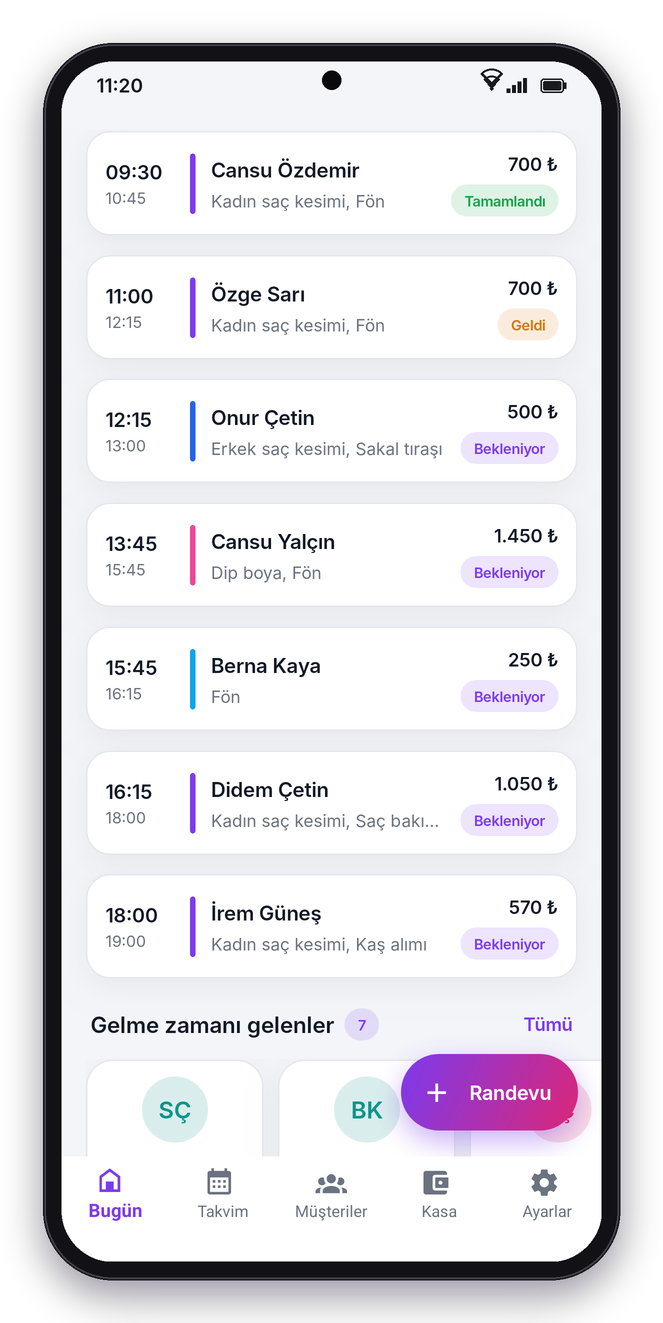
#> input picture docs/screens/02-bugun-program.png, 663 x 1323 px, given as the content of the folder screens/02-bugun-program.png, which was not available
$ python frame.py screens/02-bugun-program.png screens/04-yeni-randevu.png
#> lines starting #> are read from the running program, lines starting #| are printed output that depends on the picture; after the words box and inside, x2 and y2 are one past the last pixel; in counts of white or black regions, pixels touching at a corner belong together
#> further down, im is the input picture: PIL image 663x1323 RGBA; mean R, G, B, A 179.3, 177.5, 183.6, 210.2
"""Kullanım: python docs/frame.py <ham-klasör> docs/screens
Ham ekran görüntülerini telefon çerçevesine koyar ve bir vitrin (hero) görseli üretir."""
import sys, os
from PIL import Image, ImageDraw, ImageFilter

raw, out = sys.argv[1], sys.argv[2]
os.makedirs(out, exist_ok=True)

from PIL import ImageFont
FONT = ImageFont.truetype(os.path.join(os.path.dirname(os.path.abspath(__file__)), "..", "src", "Kuafor.App", "Resources", "Fonts", "Inter-SemiBold.otf"), 38)

def statusbar(img):
    """Ekran görüntüsünün üst boşluğuna sade bir Android durum çubuğu çizer (11:20, sinyal, wifi, pil)."""
    img = img.convert("RGB")
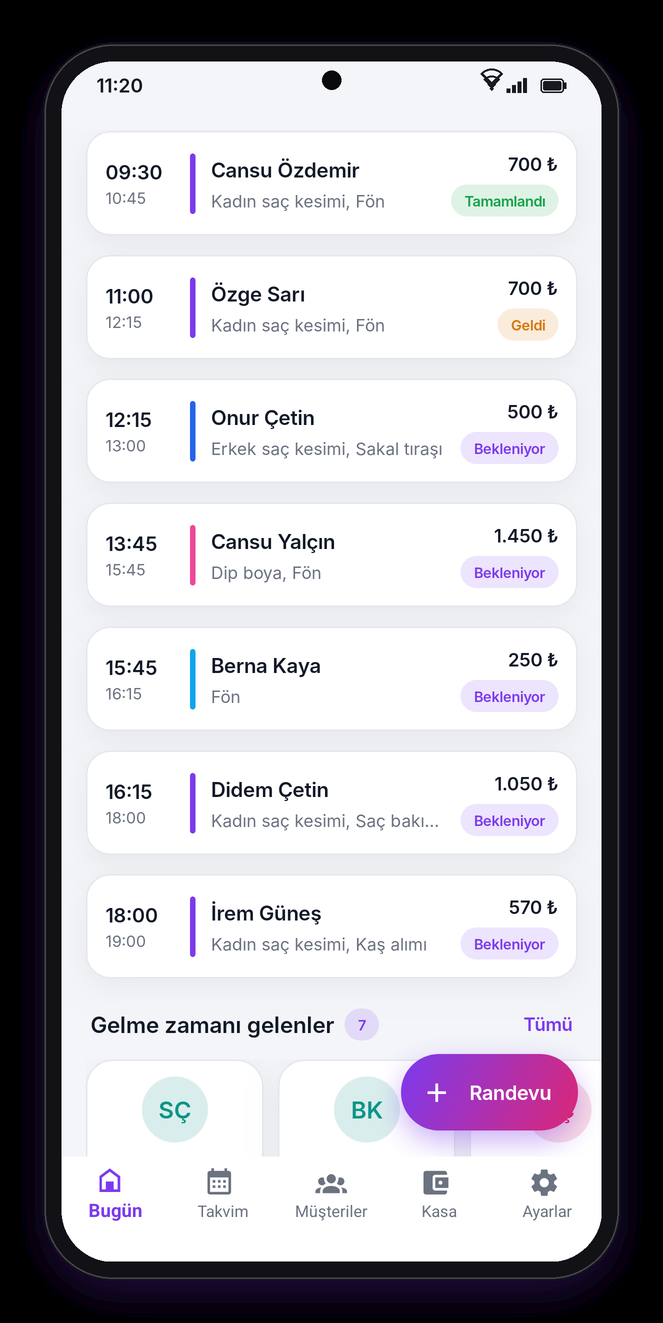
#> img: PIL image 663x1323 RGB; mean R, G, B 179.3, 177.5, 183.6
    w, _ = img.size
#> w = 663
    bg = img.getpixel((w // 2, 20))
#> bg = (0, 0, 0)
    dark = sum(bg) / 3 < 128
#> dark = True
    fg = (235, 236, 240) if dark else (25, 25, 32)
#> fg = (235, 236, 240)
    d = ImageDraw.Draw(img)
    cy = 48
    d.text((70, cy), "11:20", font=FONT, fill=fg, anchor="lm")
    x = w - 70
#> x = 593
    # pil
    d.rounded_rectangle([x - 52, cy - 14, x - 6, cy + 14], 6, outline=fg, width=3)
    d.rectangle([x - 6, cy - 6, x - 1, cy + 6], fill=fg)
    d.rounded_rectangle([x - 47, cy - 9, x - 11, cy + 9], 3, fill=fg)
    x -= 80
#> x = 513
    # sinyal
    for i in range(4):
        hh = 8 + i * 7
        d.rectangle([x - 40 + i * 11, cy + 14 - hh, x - 33 + i * 11, cy + 14], fill=fg)
    x -= 70
#> x = 443
    # wifi (yay dilimleri)
    for i, r in enumerate([30, 21, 12]):
        d.pieslice([x - r, cy + 14 - r * 1.6, x + r, cy + 14 + r * 0.4], 225, 315, fill=fg if i == 2 else None, outline=fg, width=4)
    d.pieslice([x - 6, cy + 4, x + 6, cy + 16], 225, 315, fill=fg)
    return img

def phone(img, scale=1.0):
    img = statusbar(img)
    w, h = img.size
#> w = 663; h = 1323
    bez = int(w * 0.035)
#> bez = 23
    r_out = int(w * 0.13); r_in = r_out - bez
#> after `r_out = int(w * 0.13)`: r_out = 86
#> after `r_in = r_out - bez`: r_in = 63
    W, H = w + bez * 2, h + bez * 2
#> W = 709; H = 1369
    pad = int(w * 0.08)
#> pad = 53
    canvas = Image.new("RGBA", (W + pad * 2, H + pad * 2), (0, 0, 0, 0))
#> canvas: PIL image 815x1475 RGBA; every value is 0
    # gölge
    sh = Image.new("RGBA", canvas.size, (0, 0, 0, 0))
    d = ImageDraw.Draw(sh)
    d.rounded_rectangle([pad, pad + int(pad * 0.35), pad + W, pad + H + int(pad * 0.35)], r_out, fill=(30, 10, 60, 110))
    sh = sh.filter(ImageFilter.GaussianBlur(pad * 0.45))
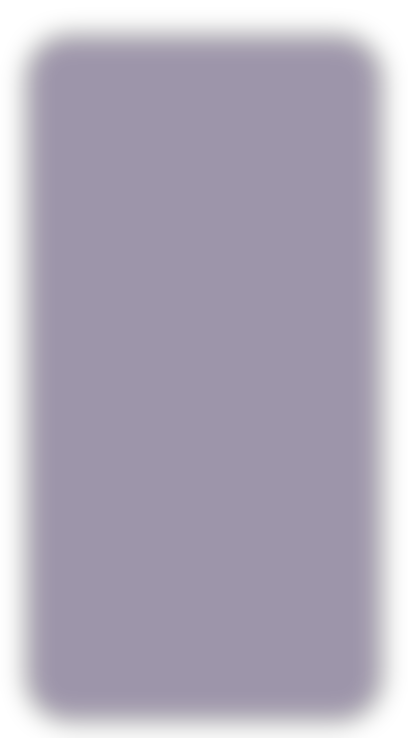
#> sh: PIL image 815x1475 RGBA (shown at 1/2 size); mean R, G, B, A 24.1, 8, 48.2, 88.4; transparent parts drawn white
    canvas.alpha_composite(sh)
    d = ImageDraw.Draw(canvas)
    d.rounded_rectangle([pad, pad, pad + W, pad + H], r_out, fill=(18, 18, 22, 255))
    d.rounded_rectangle([pad + 3, pad + 3, pad + W - 3, pad + H - 3], r_out - 3, outline=(70, 70, 80, 255), width=3)
    mask = Image.new("L", img.size, 0)
#> mask: PIL image 663x1323 L; every value is 0
    ImageDraw.Draw(mask).rounded_rectangle([0, 0, w, h], r_in, fill=255)
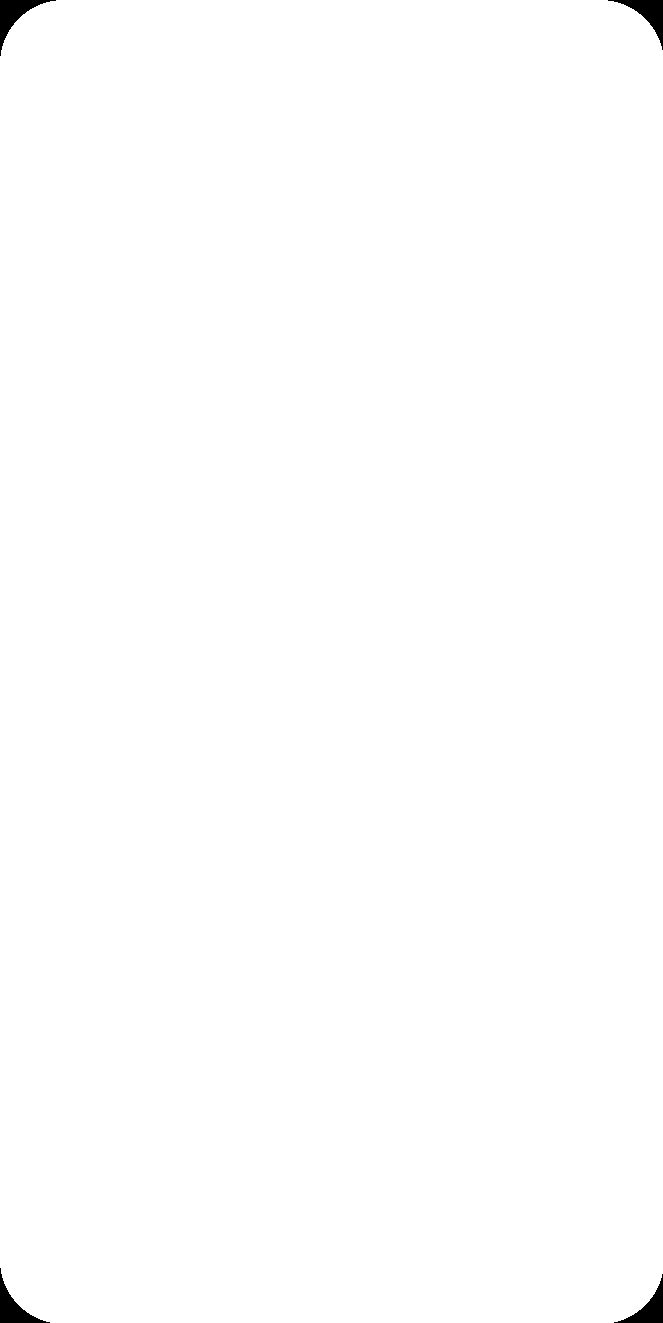
#> mask: PIL image 663x1323 L; 99.6% white; 4 black regions, box (x1, y1, x2, y2) and area: (0, 0, 56, 56) 873, (608, 0, 663, 50) 817, (0, 1268, 50, 1323) 817, (614, 1274, 663, 1323) 762
    canvas.paste(img.convert("RGBA"), (pad + bez, pad + bez), mask)
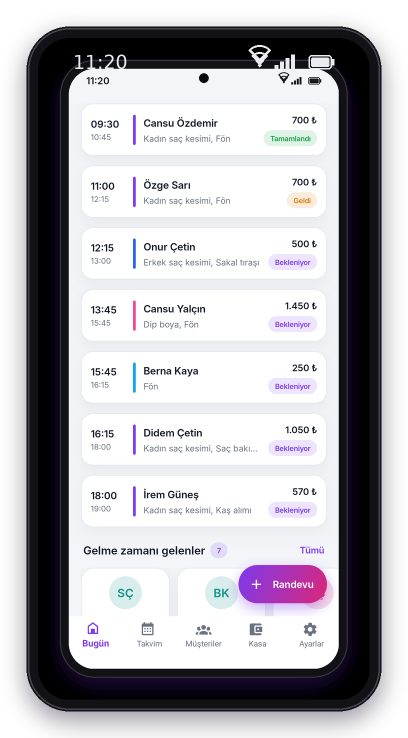
#> canvas: PIL image 815x1475 RGBA (shown at 1/2 size); mean R, G, B, A 134.4, 132.3, 138.9, 208.8; transparent parts drawn white
    # ön kamera
    cx = pad + W // 2; cy = pad + bez + int(w * 0.035)
#> after `cx = pad + W // 2`: cx = 407
#> after `cy = pad + bez + int(w * 0.035)`: cy = 99
    rr = int(w * 0.018)
#> rr = 11
    d.ellipse([cx - rr, cy - rr, cx + rr, cy + rr], fill=(10, 10, 12, 255))
    if scale != 1.0:
        canvas = canvas.resize((int(canvas.width * scale), int(canvas.height * scale)), Image.LANCZOS)
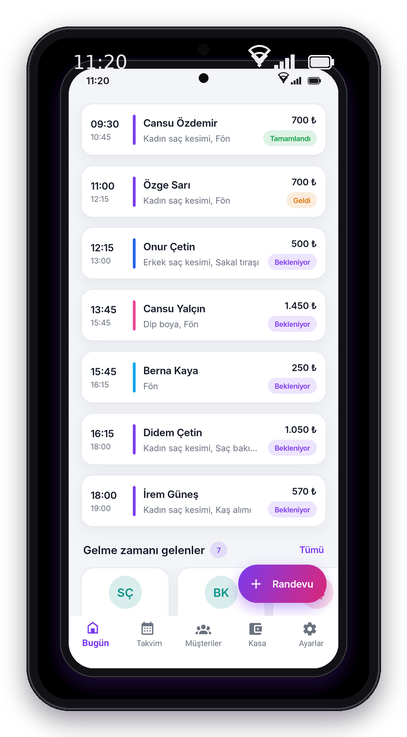
#> canvas: PIL image 407x737 RGBA; mean R, G, B, A 134, 132, 138.5, 208.7; transparent parts drawn white
    return canvas

names = sorted(f for f in os.listdir(raw) if f.endswith(".png"))
for n in names:
    im = Image.open(os.path.join(raw, n))
    fr = phone(im, 0.5)
    fr.save(os.path.join(out, n), optimize=True)
    print(n, fr.size)
#| 02-bugun-program.png (407, 737)

# vitrin: 4 telefon yan yana, gradyan arka plan
pick = [n for n in ["03-randevu.png", "01-bugun.png", "08-kasa.png", "12-koyu-bugun.png"] if n in names]
if pick:
    frames = [phone(Image.open(os.path.join(raw, n)), 0.42) for n in pick]
    fw, fh = frames[0].size
    gap = -int(fw * 0.08)
    W = fw * len(frames) + gap * (len(frames) - 1) + 80
    H = int(fh * 1.08) + 40
    bg = Image.new("RGBA", (W, H))
    top, bot = (124, 58, 237), (219, 39, 119)
    d = ImageDraw.Draw(bg)
    for y in range(H):
        t = y / H
        d.line([(0, y), (W, y)], fill=tuple(int(top[i] * (1 - t) + bot[i] * t) for i in range(3)) + (255,))
    x = 40
    for i, f in enumerate(frames):
        y = 20 + (0 if i in (1, 2) else int(fh * 0.06))
        bg.alpha_composite(f, (x, y))
        x += fw + gap
    bg.convert("RGB").save(os.path.join(out, "hero.png"), optimize=True)
    print("hero", bg.size)

$ run again, on docs/screens/04-yeni-randevu.png
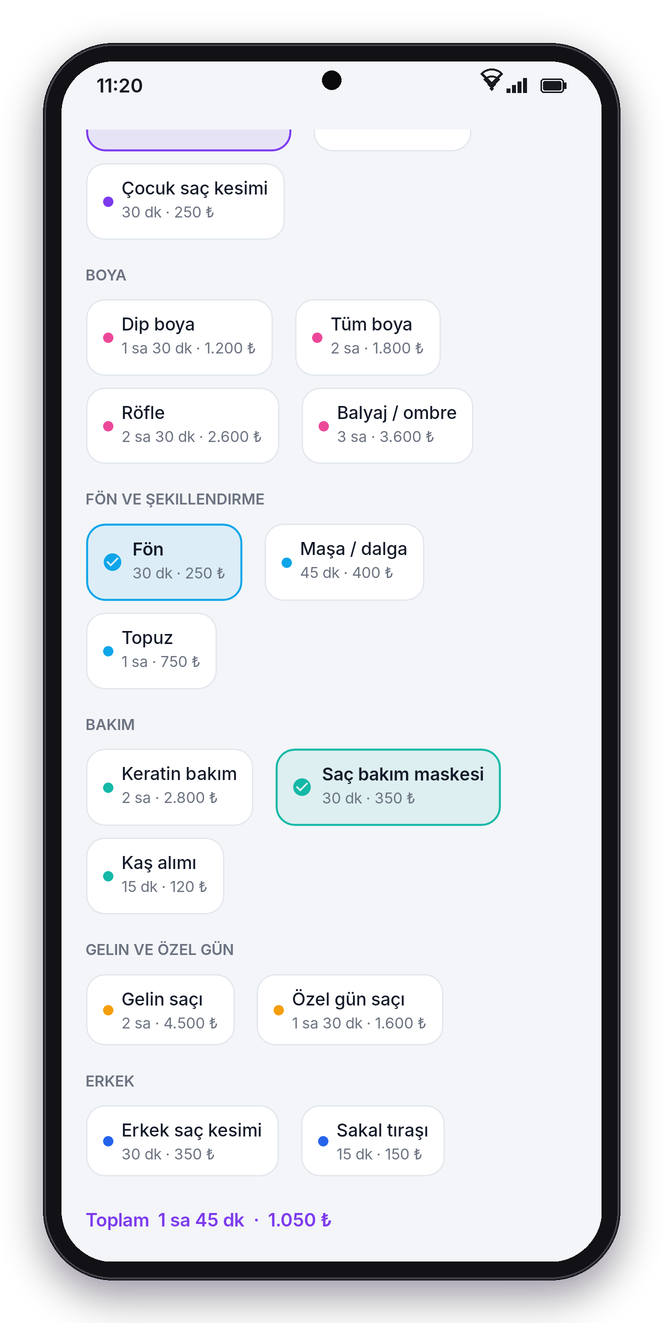
#> input picture docs/screens/04-yeni-randevu.png, 663 x 1323 px, given as the content of the folder screens/04-yeni-randevu.png, which was not available
#> im is the input picture: PIL image 663x1323 RGBA; mean R, G, B, A 178.5, 179.9, 184.7, 210.2
#> in statusbar, `img = img.convert("RGB")`:
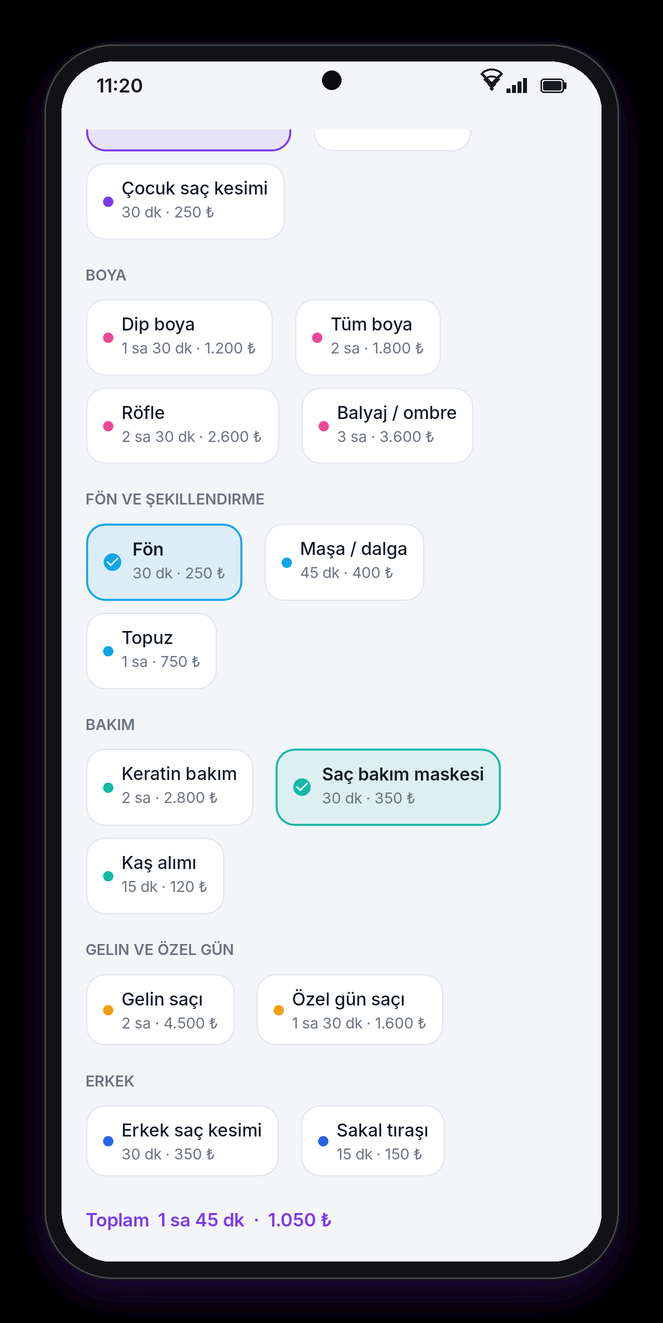
#> img: PIL image 663x1323 RGB; mean R, G, B 178.5, 179.9, 184.7
#> bg = (0, 0, 0)
#> dark = True
#> fg = (235, 236, 240)
#> in phone, `canvas = canvas.resize((int(canvas.width * scale), int(canvas.height *..`:
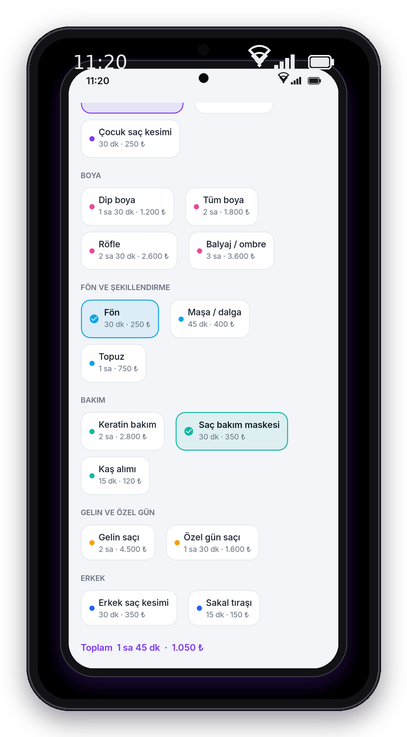
#> canvas: PIL image 407x737 RGBA; mean R, G, B, A 133.4, 133.9, 139.3, 208.7; transparent parts drawn white
#| 04-yeni-randevu.png (407, 737)

$ run again, on docs/screens/05-takvim.png
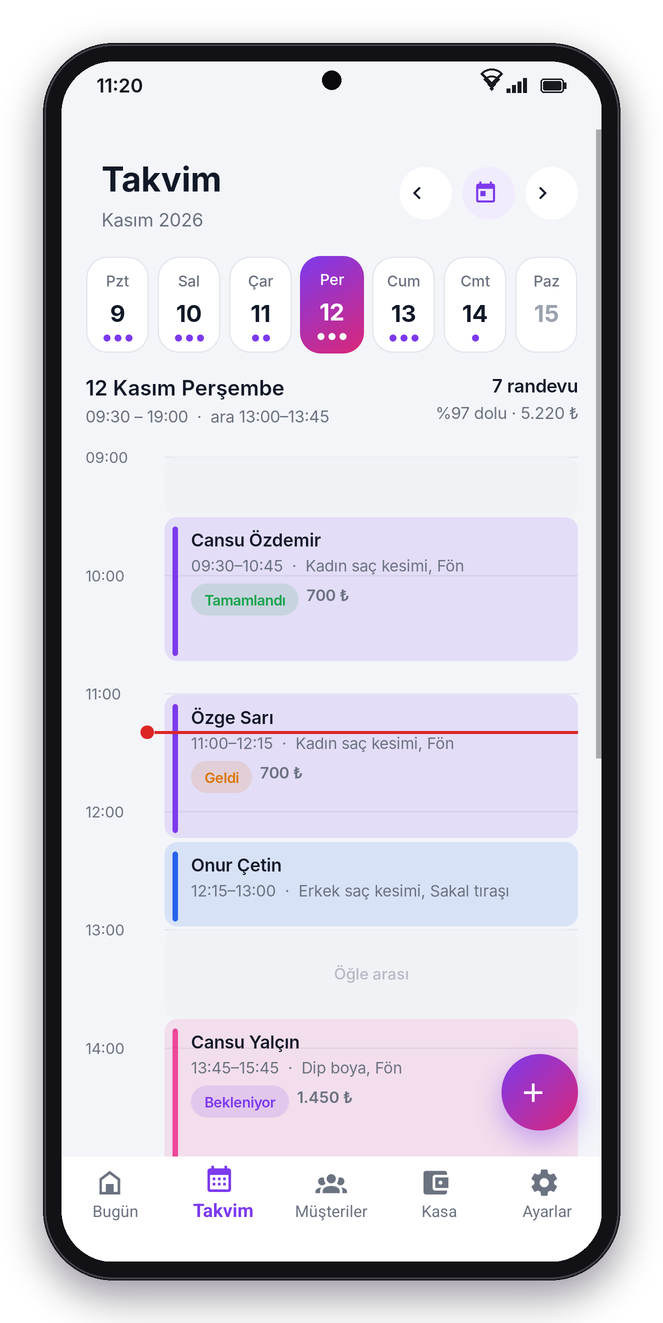
#> input picture docs/screens/05-takvim.png, 663 x 1323 px, given as the content of the folder screens/05-takvim.png, which was not available
#> im is the input picture: PIL image 663x1323 RGBA; mean R, G, B, A 173.9, 170.7, 181.5, 210.2
#> in statusbar, `img = img.convert("RGB")`:
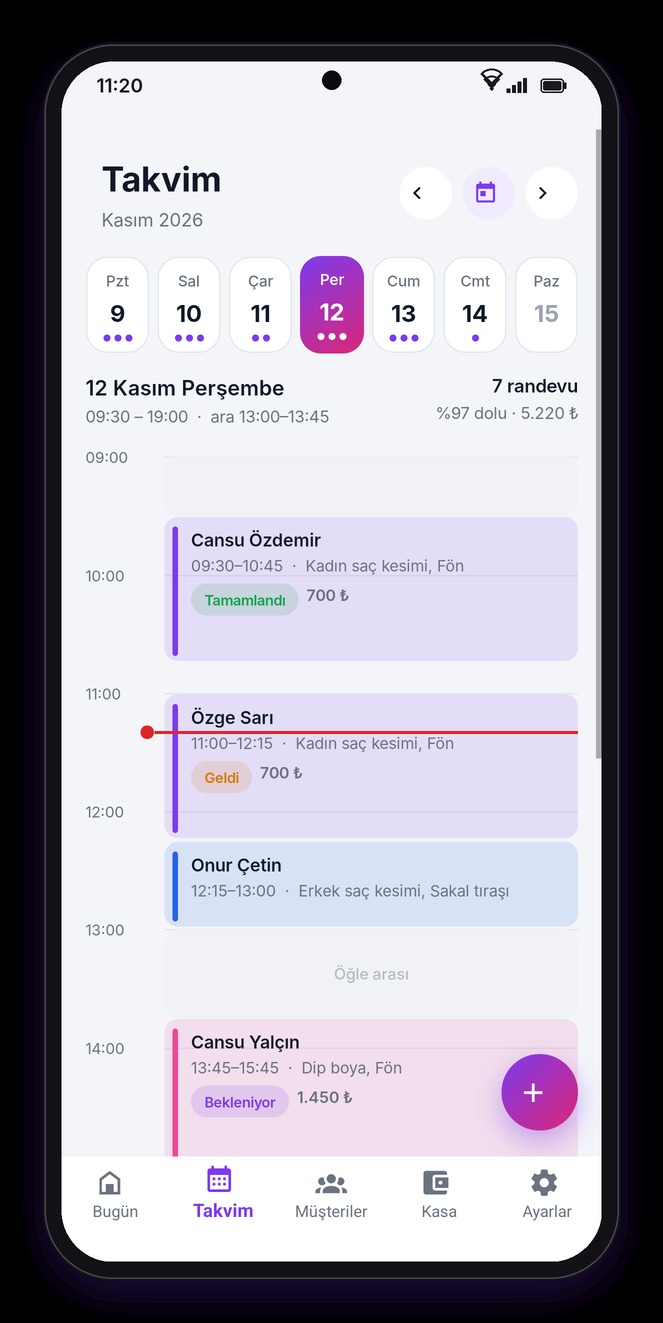
#> img: PIL image 663x1323 RGB; mean R, G, B 173.9, 170.7, 181.5
#> bg = (0, 0, 0)
#> dark = True
#> fg = (235, 236, 240)
#> in phone, `canvas = canvas.resize((int(canvas.width * scale), int(canvas.height *..`:
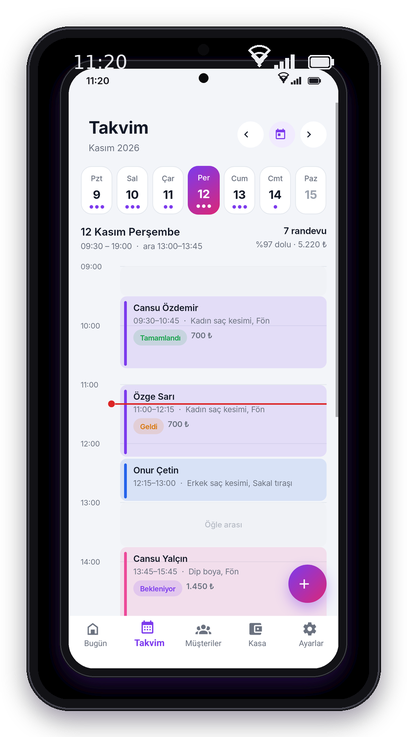
#> canvas: PIL image 407x737 RGBA; mean R, G, B, A 130.2, 127.2, 137.1, 208.7; transparent parts drawn white
#| 05-takvim.png (407, 737)
